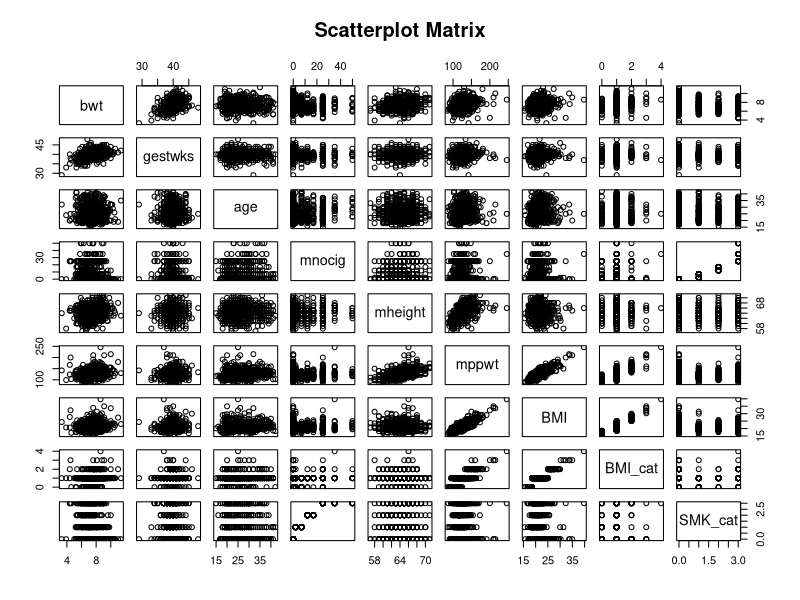
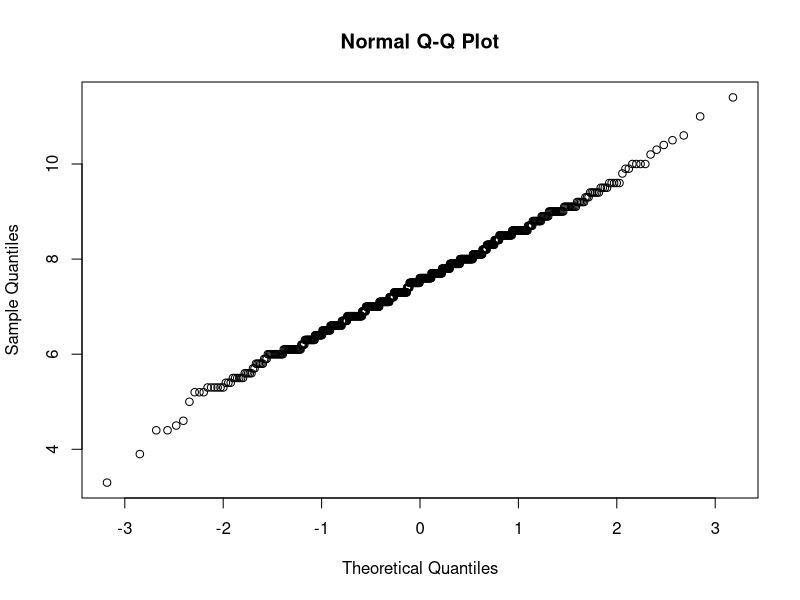
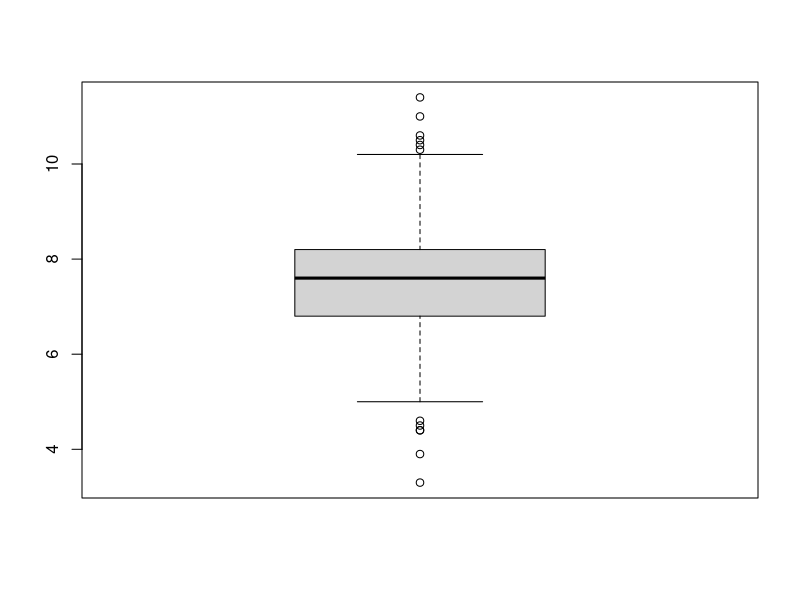
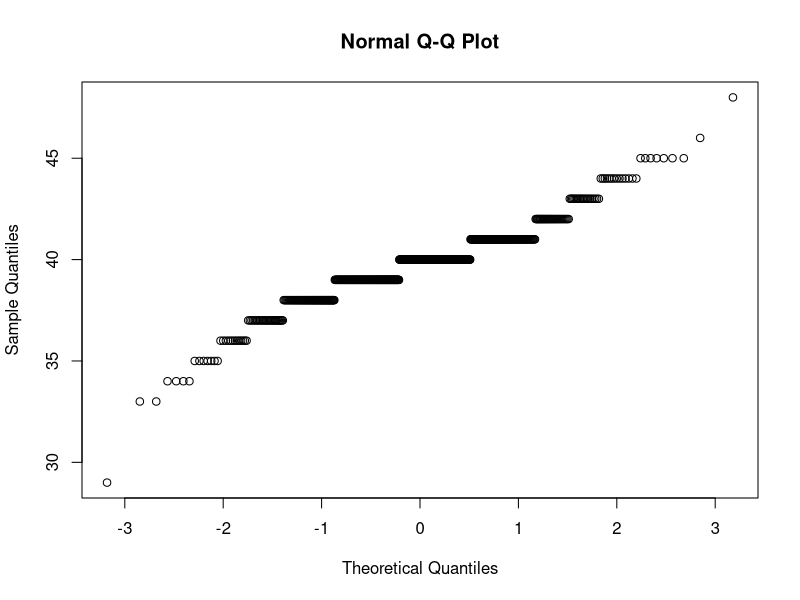
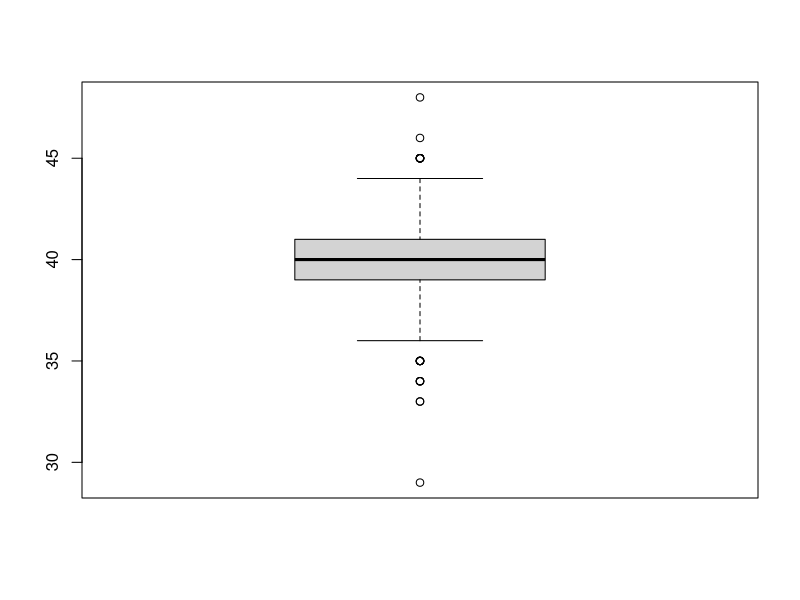

These figures' R source, in order:
## ---- chunk 1
knitr::opts_chunk$set(echo = TRUE)
#library(dplyr)
#library(readxl)
#library(tidyverse)
#library(ggplot2)
#library(CarletonStats)
#library(pwr)
#library(BSDA)
#library(exact2x2)
## ---- chunk 2
CHDS <- read.csv("CHDS.csv")
## ---- chunk 3
CHDS$BMI <- 703 * CHDS$mppwt / ((CHDS$mheight)^2)
## ---- chunk 4
CHDS$BMI_cat <- 
  ifelse(CHDS$BMI < 18.5, 0, 
  ifelse(CHDS$BMI < 25, 1,
  ifelse(CHDS$BMI < 30, 2,
  ifelse(CHDS$BMI < 35, 3,
  ifelse(CHDS$BMI < 40, 4, 
  5)))))
## ---- chunk 5
CHDS$SMK_cat <-
  ifelse(CHDS$mnocig == 0, 0,
  ifelse(CHDS$mnocig < 10, 1,
  ifelse(CHDS$mnocig < 20, 2, 
  3)))
## ---- chunk 6
pairs(~bwt+gestwks+age+mnocig+mheight+mppwt+BMI+BMI_cat+SMK_cat, data = CHDS, main = "Scatterplot Matrix")
## ---- chunk 7
shapiro.test(CHDS$bwt)
## ---- chunk 8
qqnorm(CHDS$bwt)
boxplot(CHDS$bwt)
## ---- chunk 9
shapiro.test(CHDS$gestwks)
## ---- chunk 10
qqnorm(CHDS$gestwks)
boxplot(CHDS$gestwks)
